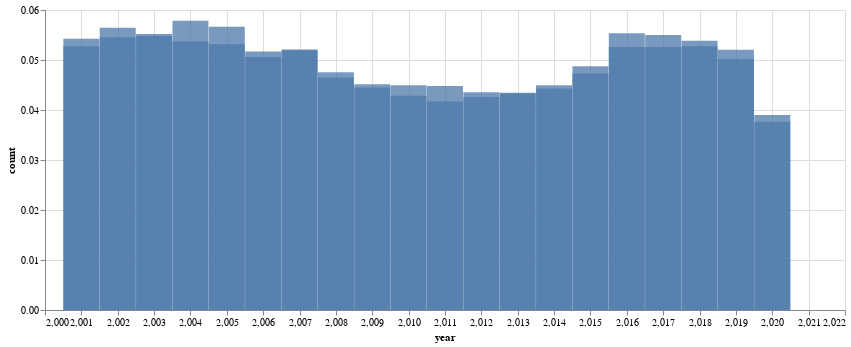

The notebook cell saved with this chart:
### Code cell
dfy = dfc.copy()

dfy["year"] = dfy["collision_date"].dt.year

dfy_la, dfy_sd = pd.DataFrame(), pd.DataFrame()

dfy_la["count"] = dfy.query("county_location == 'los angeles'").groupby("year")["case_id"].count() / len(dfy.query("county_location == 'los angeles'"))
dfy_la["county"] = "Los Angeles"

dfy_sd["count"] = dfy.query("county_location == 'san diego'").groupby("year")["case_id"].count() / len(dfy.query("county_location == 'san diego'"))
dfy_sd["county"] = "San Diego"

dfyp = pd.concat([dfy_la, dfy_sd]).reset_index().query("year != 2021")

dfyp_plot = alt.Chart(dfyp).mark_bar(opacity = 0.75, width = 36).encode(
    x = alt.X("year:Q"),
    y = alt.Y("count:Q").stack(None),
).properties(width = 800, height = 300)

dfyp_plot.display()

### Figure 1 — Vega-Lite specification as saved in the notebook (floating-point values rounded to 4 significant figures)
{"config": {"view": {"continuousWidth": 300, "continuousHeight": 300}}, "data": {"name": "data-2f3de3e181302f6b7f37e4d77a49fd7e"}, "mark": {"type": "bar", "opacity": 0.75, "width": 36}, "encoding": {"x": {"field": "year", "type": "quantitative"}, "y": {"field": "count", "stack": null, "type": "quantitative"}}, "height": 300, "width": 800, "$schema": "https://vega.github.io/schema/vega-lite/v5.20.1.json", "datasets": {"data-2f3de3e181302f6b7f37e4d77a49fd7e": [{"year": 2001, "count": 0.05274, "county": "Los Angeles"}, {"year": 2002, "count": 0.05455, "county": "Los Angeles"}, {"year": 2003, "count": 0.05479, "county": "Los Angeles"}, {"year": 2004, "count": 0.05372, "county": "Los Angeles"}, {"year": 2005, "count": 0.05317, "county": "Los Angeles"}, {"year": 2006, "count": 0.05062, "county": "Los Angeles"}, {"year": 2007, "count": 0.05197, "county": "Los Angeles"}, {"year": 2008, "count": 0.04757, "county": "Los Angeles"}, {"year": 2009, "count": 0.04517, "county": "Los Angeles"}, {"year": 2010, "count": 0.04495, "county": "Los Angeles"}, {"year": 2011, "count": 0.04478, "county": "Los Angeles"}, {"year": 2012, "count": 0.04354, "county": "Los Angeles"}, {"year": 2013, "count": 0.0433, "county": "Los Angeles"}, {"year": 2014, "count": 0.0443, "county": "Los Angeles"}, {"year": 2015, "count": 0.0473, "county": "Los Angeles"}, {"year": 2016, "count": 0.05537, "county": "Los Angeles"}, {"year": 2017, "count": 0.05501, "county": "Los Angeles"}, {"year": 2018, "count": 0.05385, "county": "Los Angeles"}, {"year": 2019, "count": 0.05207, "county": "Los Angeles"}, {"year": 2020, "count": 0.03898, "county": "Los Angeles"}, {"year": 2001, "count": 0.05423, "county": "San Diego"}, {"year": 2002, "count": 0.05645, "county": "San Diego"}, {"year": 2003, "count": 0.05518, "county": "San Diego"}, {"year": 2004, "count": 0.05785, "county": "San Diego"}, {"year": 2005, "count": 0.05667, "county": "San Diego"}, {"year": 2006, "count": 0.0517, "county": "San Diego"}, {"year": 2007, "count": 0.05209, "county": "San Diego"}, {"year": 2008, "count": 0.04649, "county": "San Diego"}, {"year": 2009, "count": 0.04449, "county": "San Diego"}, {"year": 2010, "count": 0.04287, "county": "San Diego"}, {"year": 2011, "count": 0.0417, "county": "San Diego"}, {"year": 2012, "count": 0.04259, "county": "San Diego"}, {"year": 2013, "count": 0.04343, "county": "San Diego"}, {"year": 2014, "count": 0.04496, "county": "San Diego"}, {"year": 2015, "count": 0.04874, "county": "San Diego"}, {"year": 2016, "count": 0.05262, "county": "San Diego"}, {"year": 2017, "count": 0.05259, "county": "San Diego"}, {"year": 2018, "count": 0.05276, "county": "San Diego"}, {"year": 2019, "count": 0.05016, "county": "San Diego"}, {"year": 2020, "count": 0.03766, "county": "San Diego"}]}}
